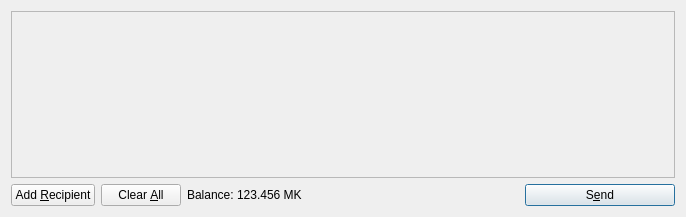
<?xml version="1.0" encoding="UTF-8"?>
<ui version="4.0">
 <class>SendCoinsDialog</class>
 <widget class="QDialog" name="SendCoinsDialog">
  <property name="geometry">
   <rect>
    <x>0</x>
    <y>0</y>
    <width>686</width>
    <height>217</height>
   </rect>
  </property>
  <property name="windowTitle">
   <string>Send Coins</string>
  </property>
  <layout class="QVBoxLayout" name="verticalLayout">
   <item>
    <widget class="QScrollArea" name="scrollArea">
     <property name="widgetResizable">
      <bool>true</bool>
     </property>
     <widget class="QWidget" name="scrollAreaWidgetContents">
      <property name="geometry">
       <rect>
        <x>0</x>
        <y>0</y>
        <width>666</width>
        <height>165</height>
       </rect>
      </property>
      <layout class="QVBoxLayout" name="verticalLayout_2">
       <property name="margin">
        <number>0</number>
       </property>
       <item>
        <layout class="QVBoxLayout" name="entries">
         <property name="spacing">
          <number>6</number>
         </property>
        </layout>
       </item>
       <item>
        <spacer name="verticalSpacer">
         <property name="orientation">
          <enum>Qt::Vertical</enum>
         </property>
         <property name="sizeHint" stdset="0">
          <size>
           <width>20</width>
           <height>40</height>
          </size>
         </property>
        </spacer>
       </item>
      </layout>
     </widget>
    </widget>
   </item>
   <item>
    <layout class="QHBoxLayout" name="horizontalLayout">
     <item>
      <widget class="QPushButton" name="addButton">
       <property name="toolTip">
        <string>Send to multiple recipients at once</string>
       </property>
       <property name="text">
        <string>Add &amp;Recipient</string>
       </property>
       <property name="icon">
        <iconset resource="../bitcoin.qrc">
         <normaloff>:/icons/add</normaloff>:/icons/add</iconset>
       </property>
       <property name="autoDefault">
        <bool>false</bool>
       </property>
      </widget>
     </item>
     <item>
      <widget class="QPushButton" name="clearButton">
       <property name="sizePolicy">
        <sizepolicy hsizetype="Minimum" vsizetype="Fixed">
         <horstretch>0</horstretch>
         <verstretch>0</verstretch>
        </sizepolicy>
       </property>
       <property name="toolTip">
        <string>Remove all transaction fields</string>
       </property>
       <property name="text">
        <string>Clear &amp;All</string>
       </property>
       <property name="icon">
        <iconset resource="../bitcoin.qrc">
         <normaloff>:/icons/remove</normaloff>:/icons/remove</iconset>
       </property>
       <property name="autoRepeatDelay">
        <number>300</number>
       </property>
       <property name="autoDefault">
        <bool>false</bool>
       </property>
      </widget>
     </item>
     <item>
      <layout class="QHBoxLayout" name="horizontalLayout_2">
       <property name="spacing">
        <number>3</number>
       </property>
       <item>
        <widget class="QLabel" name="label">
         <property name="text">
          <string>Balance:</string>
         </property>
        </widget>
       </item>
       <item>
        <widget class="QLabel" name="labelBalance">
         <property name="cursor">
          <cursorShape>IBeamCursor</cursorShape>
         </property>
         <property name="text">
          <string>123.456 MK</string>
         </property>
         <property name="textInteractionFlags">
          <set>Qt::LinksAccessibleByMouse|Qt::TextSelectableByKeyboard|Qt::TextSelectableByMouse</set>
         </property>
        </widget>
       </item>
      </layout>
     </item>
     <item>
      <spacer name="horizontalSpacer">
       <property name="orientation">
        <enum>Qt::Horizontal</enum>
       </property>
       <property name="sizeHint" stdset="0">
        <size>
         <width>40</width>
         <height>20</height>
        </size>
       </property>
      </spacer>
     </item>
     <item>
      <widget class="QPushButton" name="sendButton">
       <property name="minimumSize">
        <size>
         <width>150</width>
         <height>0</height>
        </size>
       </property>
       <property name="toolTip">
        <string>Confirm the send action</string>
       </property>
       <property name="text">
        <string>S&amp;end</string>
       </property>
       <property name="icon">
        <iconset resource="../bitcoin.qrc">
         <normaloff>:/icons/send</normaloff>:/icons/send</iconset>
       </property>
       <property name="default">
        <bool>true</bool>
       </property>
      </widget>
     </item>
    </layout>
   </item>
  </layout>
 </widget>
 <resources>
  <include location="../bitcoin.qrc"/>
 </resources>
 <connections/>
</ui>
